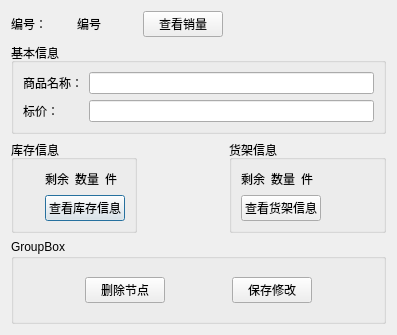
<?xml version="1.0" encoding="UTF-8"?>
<ui version="4.0">
 <class>c_goodsinfoshow</class>
 <widget class="QDialog" name="c_goodsinfoshow">
  <property name="geometry">
   <rect>
    <x>0</x>
    <y>0</y>
    <width>397</width>
    <height>335</height>
   </rect>
  </property>
  <property name="windowTitle">
   <string>Dialog</string>
  </property>
  <layout class="QGridLayout" name="gridLayout_4">
   <item row="0" column="0">
    <widget class="QLabel" name="label_7">
     <property name="text">
      <string>编号：</string>
     </property>
    </widget>
   </item>
   <item row="0" column="1">
    <widget class="QLabel" name="code">
     <property name="text">
      <string>编号</string>
     </property>
    </widget>
   </item>
   <item row="0" column="3">
    <spacer name="horizontalSpacer">
     <property name="orientation">
      <enum>Qt::Horizontal</enum>
     </property>
     <property name="sizeHint" stdset="0">
      <size>
       <width>166</width>
       <height>20</height>
      </size>
     </property>
    </spacer>
   </item>
   <item row="1" column="0" colspan="4">
    <widget class="QGroupBox" name="groupBox">
     <property name="title">
      <string>基本信息</string>
     </property>
     <layout class="QGridLayout" name="gridLayout">
      <item row="1" column="1">
       <widget class="QLineEdit" name="price"/>
      </item>
      <item row="1" column="0">
       <widget class="QLabel" name="label_2">
        <property name="text">
         <string>标价：</string>
        </property>
       </widget>
      </item>
      <item row="0" column="1">
       <widget class="QLineEdit" name="goodsName"/>
      </item>
      <item row="0" column="0">
       <widget class="QLabel" name="label">
        <property name="text">
         <string>商品名称：</string>
        </property>
       </widget>
      </item>
     </layout>
    </widget>
   </item>
   <item row="2" column="0" colspan="2">
    <widget class="QGroupBox" name="groupBox_2">
     <property name="title">
      <string>库存信息</string>
     </property>
     <layout class="QGridLayout" name="gridLayout_2">
      <item row="0" column="1">
       <widget class="QLabel" name="label_3">
        <property name="text">
         <string>剩余</string>
        </property>
       </widget>
      </item>
      <item row="1" column="1" colspan="3">
       <widget class="QPushButton" name="showStock">
        <property name="text">
         <string>查看库存信息</string>
        </property>
       </widget>
      </item>
      <item row="0" column="3">
       <widget class="QLabel" name="label_5">
        <property name="text">
         <string>件</string>
        </property>
       </widget>
      </item>
      <item row="0" column="2">
       <widget class="QLabel" name="stockNum">
        <property name="text">
         <string>数量</string>
        </property>
       </widget>
      </item>
      <item row="0" column="0">
       <spacer name="horizontalSpacer_3">
        <property name="orientation">
         <enum>Qt::Horizontal</enum>
        </property>
        <property name="sizeHint" stdset="0">
         <size>
          <width>40</width>
          <height>20</height>
         </size>
        </property>
       </spacer>
      </item>
     </layout>
    </widget>
   </item>
   <item row="2" column="2">
    <spacer name="horizontalSpacer_2">
     <property name="orientation">
      <enum>Qt::Horizontal</enum>
     </property>
     <property name="sizeHint" stdset="0">
      <size>
       <width>21</width>
       <height>20</height>
      </size>
     </property>
    </spacer>
   </item>
   <item row="2" column="3">
    <widget class="QGroupBox" name="groupBox_3">
     <property name="title">
      <string>货架信息</string>
     </property>
     <layout class="QGridLayout" name="gridLayout_3">
      <item row="0" column="0">
       <widget class="QLabel" name="label_4">
        <property name="text">
         <string>剩余</string>
        </property>
       </widget>
      </item>
      <item row="0" column="1">
       <widget class="QLabel" name="shelfNum">
        <property name="text">
         <string>数量</string>
        </property>
       </widget>
      </item>
      <item row="1" column="0" colspan="3">
       <widget class="QPushButton" name="showShelf">
        <property name="text">
         <string>查看货架信息</string>
        </property>
       </widget>
      </item>
      <item row="0" column="2">
       <widget class="QLabel" name="label_6">
        <property name="text">
         <string>件</string>
        </property>
       </widget>
      </item>
      <item row="0" column="3">
       <spacer name="horizontalSpacer_4">
        <property name="orientation">
         <enum>Qt::Horizontal</enum>
        </property>
        <property name="sizeHint" stdset="0">
         <size>
          <width>40</width>
          <height>20</height>
         </size>
        </property>
       </spacer>
      </item>
     </layout>
    </widget>
   </item>
   <item row="3" column="0" colspan="4">
    <widget class="QGroupBox" name="groupBox_4">
     <property name="title">
      <string>GroupBox</string>
     </property>
     <layout class="QHBoxLayout" name="horizontalLayout">
      <item>
       <spacer name="horizontalSpacer_6">
        <property name="orientation">
         <enum>Qt::Horizontal</enum>
        </property>
        <property name="sizeHint" stdset="0">
         <size>
          <width>40</width>
          <height>20</height>
         </size>
        </property>
       </spacer>
      </item>
      <item>
       <widget class="QPushButton" name="remove">
        <property name="text">
         <string>删除节点</string>
        </property>
       </widget>
      </item>
      <item>
       <spacer name="horizontalSpacer_7">
        <property name="orientation">
         <enum>Qt::Horizontal</enum>
        </property>
        <property name="sizeHint" stdset="0">
         <size>
          <width>40</width>
          <height>20</height>
         </size>
        </property>
       </spacer>
      </item>
      <item>
       <widget class="QPushButton" name="save">
        <property name="text">
         <string>保存修改</string>
        </property>
       </widget>
      </item>
      <item>
       <spacer name="horizontalSpacer_5">
        <property name="orientation">
         <enum>Qt::Horizontal</enum>
        </property>
        <property name="sizeHint" stdset="0">
         <size>
          <width>40</width>
          <height>20</height>
         </size>
        </property>
       </spacer>
      </item>
     </layout>
    </widget>
   </item>
   <item row="0" column="2">
    <widget class="QPushButton" name="sales">
     <property name="text">
      <string>查看销量</string>
     </property>
    </widget>
   </item>
  </layout>
 </widget>
 <resources/>
 <connections/>
</ui>
